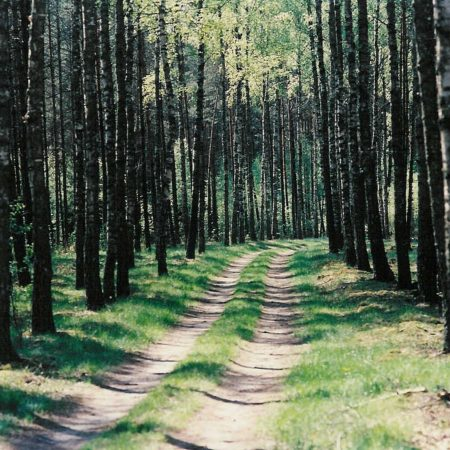
#> input picture Chapter3/forest.jpg, 450 x 450 px
$ jupyter execute image_data_operations.ipynb
#> lines starting #> are read from the running program, lines starting #| are printed output that depends on the picture
# working with images

[cell 1]
import cv2
import numpy as np
import matplotlib.pyplot as plt
cv2.__version__

[cell 2]
# loading images

img1 = cv2.imread('forest.jpg')
#> img1 is the input picture: shape (450, 450, 3); mean B, G, R 82.1, 100.2, 89.7
img2 = cv2.imread('people-walking.jpg')
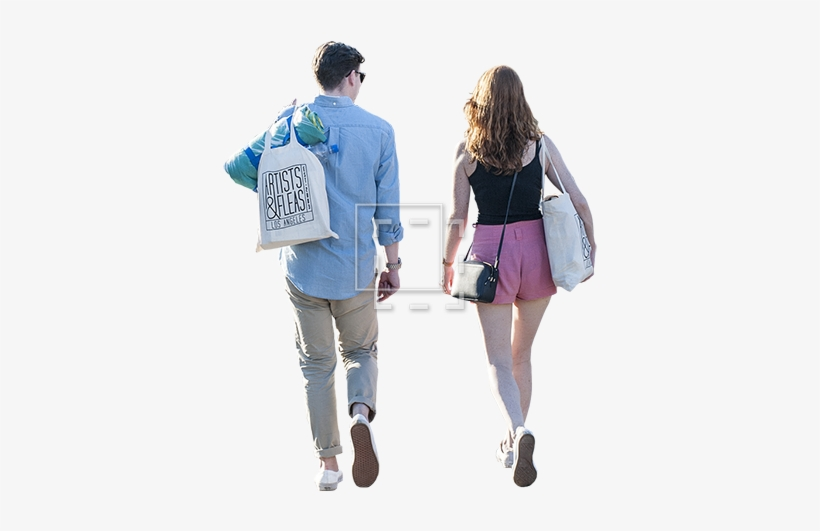
#> input picture Chapter3/people-walking.jpg, 820 x 531 px
#> img2 is the input picture: shape (531, 820, 3); mean B, G, R 230, 227.3, 226.6
img3 = cv2.imread('cat.jpg')
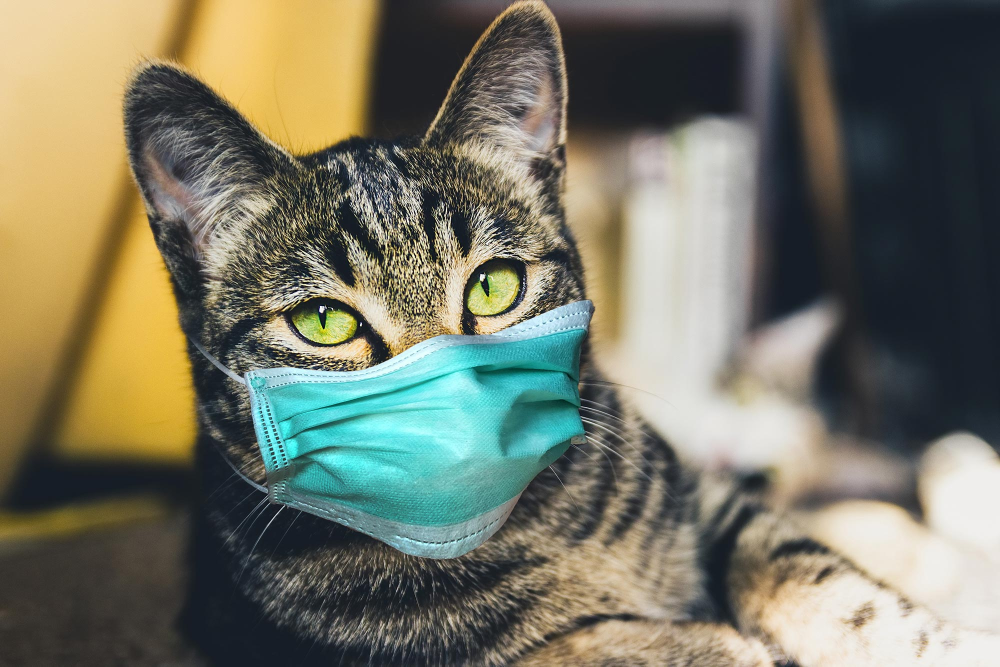
#> input picture Chapter3/cat.jpg, 2000 x 1333 px (shown at 1/2 size)
#> img3 is the input picture: shape (1333, 2000, 3); mean B, G, R 100.5, 117.1, 117.1

print(type(img2))
#| <class 'numpy.ndarray'>
print("showing the size of image 1", img1.shape)
#| showing the size of image 1 (450, 450, 3)
print("showing the size of image 2", img2.shape)
#| showing the size of image 2 (531, 820, 3)

[cell 3]
# resizing the images
img1_resized = cv2.resize(img1,(300,300),interpolation=cv2.INTER_AREA)
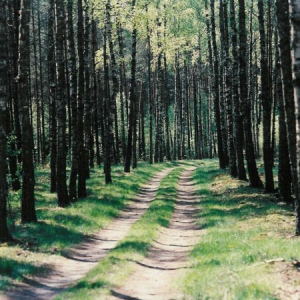
#> img1_resized: shape (300, 300, 3); mean B, G, R 82.1, 100.2, 89.7
img2_resized = cv2.resize(img2,(300,300),interpolation=cv2.INTER_AREA)
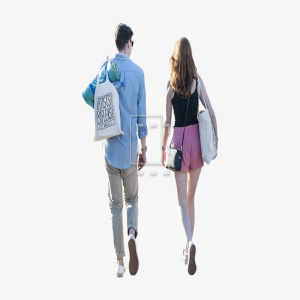
#> img2_resized: shape (300, 300, 3); mean B, G, R 230, 227.3, 226.6
img3_resized = cv2.resize(img3,(300,300),interpolation= cv2.INTER_AREA)
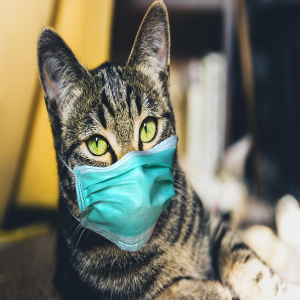
#> img3_resized: shape (300, 300, 3); mean B, G, R 100.5, 117.1, 117.1

print("showing the size of image 1", img1_resized.shape)
#| showing the size of image 1 (300, 300, 3)
print("showing the size of image 2", img2_resized.shape)
#| showing the size of image 2 (300, 300, 3)

[cell 4]
#plotting the images
plt.figure(figsize=(10,10))
plt.subplot(121)
plt.imshow(img1_resized)
plt.subplot(122)
plt.imshow(img2_resized)
#> figure, not shown here; B, G, R data is drawn as R, G, B

[cell 5]
# print RBG channels
plt.figure(figsize=(10,10))
plt.subplot(131)
plt.imshow(img1_resized[:,:,0])
plt.gca().set_title("Red Channel")
plt.subplot(132)
plt.imshow(img1_resized[:,:,1])
plt.gca().set_title("Green Channel")
plt.subplot(133)
plt.imshow(img1_resized[:,:,2])
plt.gca().set_title("Blue Channel")
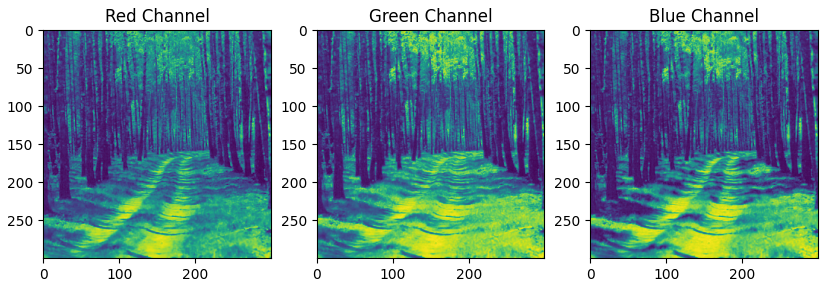
#> figure drawn by matplotlib, 3 panels

[cell 6]
# adding two images
dst = cv2.addWeighted(img2_resized,.5,img1_resized,0.3,0.1)
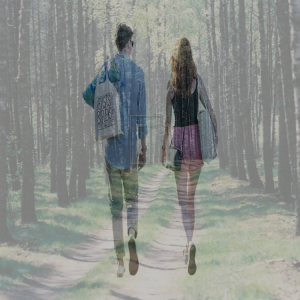
#> dst: shape (300, 300, 3); mean B, G, R 139.7, 143.8, 140.3

plt.figure(figsize=(10,10))
plt.imshow(dst)

catCombo = cv2.addWeighted(dst,.5, img3_resized,.3,.1)
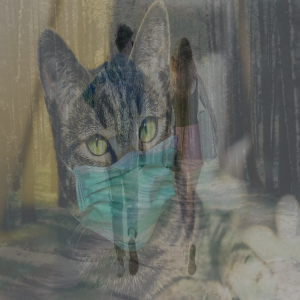
#> catCombo: shape (300, 300, 3); mean B, G, R 100.1, 107.1, 105.4

plt.imshow(catCombo)
#> figure, not shown here; B, G, R data is drawn as R, G, B
